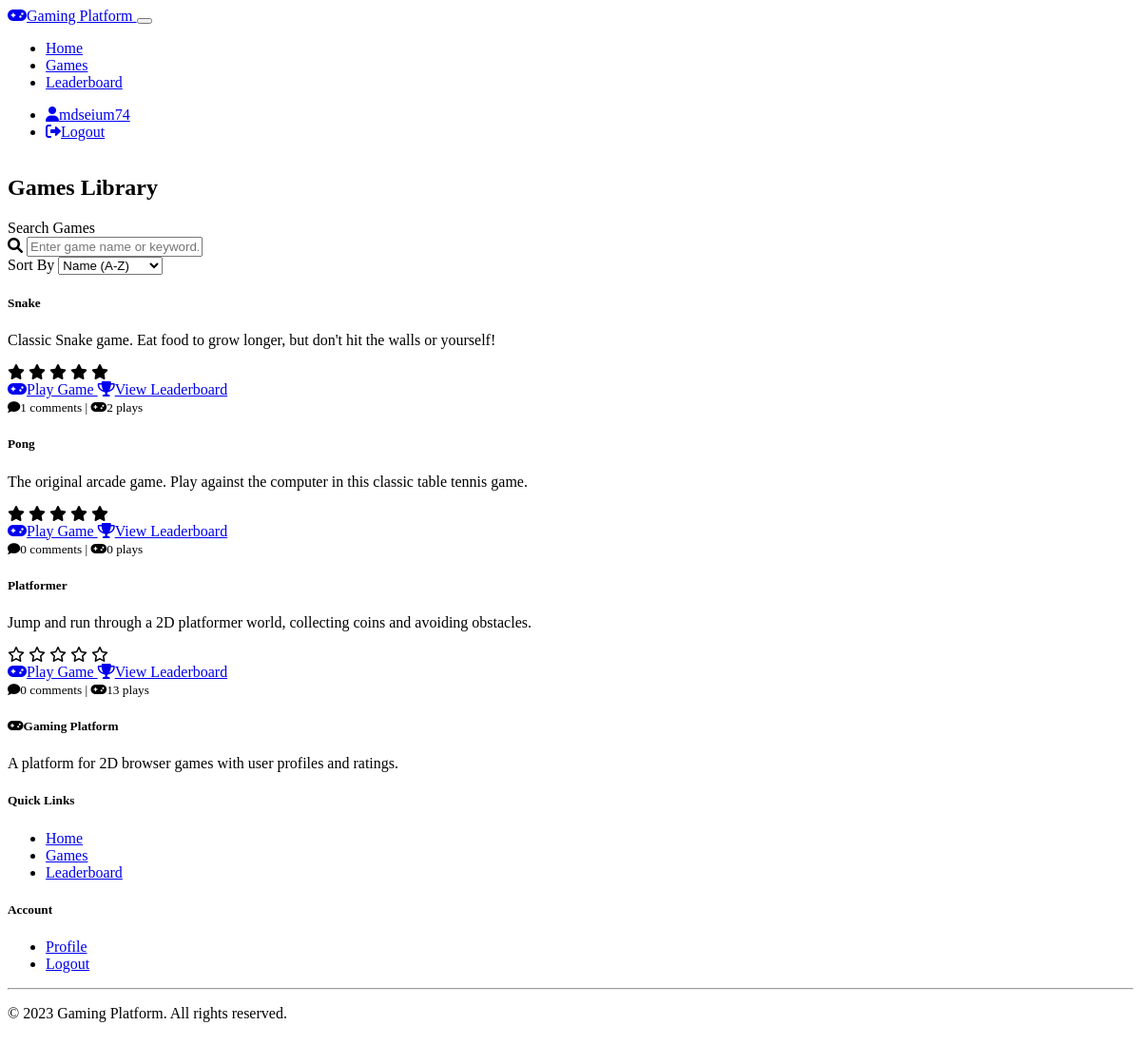
Screenshot of /games (signed in) with the database file from the repository.
### models.py (models this page shows, shortened)
class User(UserMixin, db.Model):
    id = db.Column(db.Integer, primary_key=True)
    username = db.Column(db.String(64), unique=True, nullable=False)
    email = db.Column(db.String(120), unique=True, nullable=False)
    password_hash = db.Column(db.String(256), nullable=False)
    date_joined = db.Column(db.DateTime, default=datetime.utcnow)
    scores = db.relationship('Score', backref='user', lazy='dynamic')
    ratings = db.relationship('Rating', backref='user', lazy='dynamic')
    comments = db.relationship('Comment', backref='user', lazy='dynamic')

class Game(db.Model):
    id = db.Column(db.Integer, primary_key=True)
    title = db.Column(db.String(100), nullable=False)
    description = db.Column(db.Text, nullable=False)
    instructions = db.Column(db.Text, nullable=False)
    game_type = db.Column(db.String(50), nullable=False)
    scores = db.relationship('Score', backref='game', lazy='dynamic')
    ratings = db.relationship('Rating', backref='game', lazy='dynamic')
    comments = db.relationship('Comment', backref='game', lazy='dynamic')
    def average_rating(self):
        ratings = [r.rating for r in self.ratings]
        return sum(ratings) / len(ratings) if ratings else 0

### routes.py (the view)
    @app.route('/games')
    def games_list():
        games = Game.query.all()
        return render_template('games_list.html', games=games)

### models.py (called while the page is built)
@login_manager.user_loader
def load_user(user_id):
    return User.query.get(int(user_id))

### templates/games_list.html (shortened to what this page needs)
{% extends 'base.html' %}
{% block content %}
<div class="container">
    <div class="row mt-4">
        <div class="col-12">
            <h2 class="mb-4">Games Library</h2>
            <div class="card mb-4">
                <div class="card-body">
                    <div class="row g-3">
                        <div class="col-md-6">
                            <label for="game-search" class="form-label">Search Games</label>
                            <div class="input-group">
                                <span class="input-group-text"><i class="fas fa-search"></i></span>
                                <input type="text" class="form-control" id="game-search" placeholder="Enter game name or keyword...">
                            </div>
                        </div>
                        <div class="col-md-6">
                            <label class="form-label">Sort By</label>
                            <select class="form-select" id="game-sort">
                                <option value="name-asc">Name (A-Z)</option>
                            </select>
                        </div>
                    </div>
                </div>
            </div>
        </div>
    </div>
    <div class="row g-4">
        {% for game in games %}
            <div class="col-md-6 col-lg-4 game-card-container">
                <div class="card h-100 game-card">
                    <div class="card-body">
                        <h5 class="card-title">{{ game.title }}</h5>
                        <p class="card-text">{{ game.description }}</p>
                        <div class="mb-3">
                            {% set avg_rating = game.average_rating()|int %}
                            <div class="rating-stars">
                                {% for i in range(5) %}
                                    {% if i < avg_rating %}
                                        <i class="fas fa-star"></i>
                                    {% else %}
                                        <i class="far fa-star"></i>
                                    {% endif %}
                                {% endfor %}
                            </div>
                        </div>
                        <div class="d-grid gap-2">
                            <a href="{{ url_for('game', game_id=game.id) }}" class="btn btn-primary">
                                <i class="fas fa-gamepad me-2"></i>Play Game
                            </a>
                            <a href="{{ url_for('leaderboard', game_id=game.id) }}" class="btn btn-outline-primary">
                                <i class="fas fa-trophy me-2"></i>View Leaderboard
                            </a>
                        </div>
                    </div>
                    <div class="card-footer text-muted">
                        <small>
                            <i class="fas fa-comment me-1"></i>{{ game.comments.count() }} comments
                            <span class="mx-2">|</span>
                            <i class="fas fa-gamepad me-1"></i>{{ game.scores.count() }} plays
                        </small>
                    </div>
                </div>
            </div>
        {% endfor %}
    </div>
</div>
{% endblock %}

### templates/base.html (shortened to what this page needs)
<!DOCTYPE html>
<html lang="en" data-bs-theme="dark">
<head>
    <link href="https://cdn.replit.com/agent/bootstrap-agent-dark-theme.min.css" rel="stylesheet">
    <link rel="stylesheet" href="https://cdnjs.cloudflare.com/ajax/libs/font-awesome/6.0.0/css/all.min.css">
    <link rel="stylesheet" href="{{ url_for('static', filename='css/style.css') }}">
</head>
<body>
    <nav class="navbar navbar-expand-lg navbar-dark bg-dark">
        <div class="container">
            <a class="navbar-brand" href="{{ url_for('index') }}">
                <i class="fas fa-gamepad me-2"></i>Gaming Platform
            </a>
            <button class="navbar-toggler" type="button" data-bs-toggle="collapse" data-bs-target="#navbarNav" aria-controls="navbarNav" aria-expanded="false" aria-label="Toggle navigation">
            </button>
            <div class="collapse navbar-collapse" id="navbarNav">
                <ul class="navbar-nav me-auto">
                    <li class="nav-item">
                        <a class="nav-link {% if request.path == url_for('index') %}active{% endif %}" href="{{ url_for('index') }}">Home</a>
                    </li>
                    <li class="nav-item">
                        <a class="nav-link {% if request.path == url_for('games_list') %}active{% endif %}" href="{{ url_for('games_list') }}">Games</a>
                    </li>
                    <li class="nav-item">
                        <a class="nav-link {% if request.path == url_for('leaderboard') %}active{% endif %}" href="{{ url_for('leaderboard') }}">Leaderboard</a>
                    </li>
                </ul>
                <ul class="navbar-nav">
                    {% if current_user.is_authenticated %}
                        <li class="nav-item">
                            <a class="nav-link {% if request.path == url_for('profile') %}active{% endif %}" href="{{ url_for('profile') }}">
                                <i class="fas fa-user me-1"></i>{{ current_user.username }}
                            </a>
                        </li>
                        <li class="nav-item">
                            <a class="nav-link" href="{{ url_for('logout') }}">
                                <i class="fas fa-sign-out-alt me-1"></i>Logout
                            </a>
                        </li>
                    {% endif %}
                </ul>
            </div>
        </div>
    </nav>
    <main class="py-4">
        {% block content %}{% endblock %}
    </main>
    <footer class="bg-dark text-light py-4 mt-auto">
        <div class="container">
            <div class="row">
                <div class="col-md-6">
                    <h5><i class="fas fa-gamepad me-2"></i>Gaming Platform</h5>
                    <p>A platform for 2D browser games with user profiles and ratings.</p>
                </div>
                <div class="col-md-3">
                    <h5>Quick Links</h5>
                    <ul class="list-unstyled">
                        <li><a href="{{ url_for('index') }}" class="text-light">Home</a></li>
                        <li><a href="{{ url_for('games_list') }}" class="text-light">Games</a></li>
                        <li><a href="{{ url_for('leaderboard') }}" class="text-light">Leaderboard</a></li>
                    </ul>
                </div>
                <div class="col-md-3">
                    <h5>Account</h5>
                    <ul class="list-unstyled">
                        {% if current_user.is_authenticated %}
                            <li><a href="{{ url_for('profile') }}" class="text-light">Profile</a></li>
                            <li><a href="{{ url_for('logout') }}" class="text-light">Logout</a></li>
                        {% else %}
                            <li><a href="{{ url_for('login') }}" class="text-light">Login</a></li>
                            <li><a href="{{ url_for('register') }}" class="text-light">Register</a></li>
                        {% endif %}
                    </ul>
                </div>
            </div>
            <hr>
            <div class="row">
                <div class="col-12 text-center">
                    <p class="mb-0">&copy; 2023 Gaming Platform. All rights reserved.</p>
                </div>
            </div>
        </div>
    </footer>
</body>
</html>

### static/css/style.css (style rules this page uses)
body { min-height: 100vh; display: flex; flex-direction: column; }
main { flex: 1; }
.game-card { transition: transform 0.3s ease; height: 100%; }
.rating-stars { color: var(--bs-warning); cursor: pointer; }

### rows the page displays
User: username "mdseium74"
Game: title "Snake", description "Classic Snake game. Eat food to grow longer, but don't hit the walls or yourself!", comments.count "1", scores.count "2"
Game: title "Pong", description "The original arcade game. Play against the computer in this classic table tennis game.", comments.count "0", scores.count "0"
Game: title "Platformer", description "Jump and run through a 2D platformer world, collecting coins and avoiding obstacles.", comments.count "0", scores.count "13"
